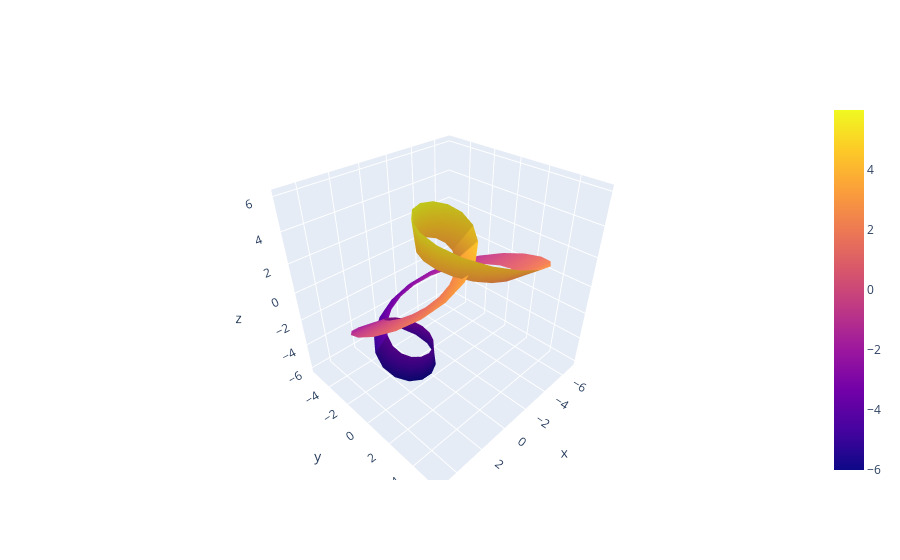

This figure's notebook cell:
### Code cell
from silkpy.surface.draw import draw_surface_plotly

if surf_choice=='cylindrical':
    R = 1.0
    s = ParametricSurface([R*cos(u), R*sin(u), v], [u, v])
elif surf_choice=='cone':
    w = float(pi) / 4
    s = ParametricSurface([v*cos(u), v*sin(u), v*cot(w)], [u, v])
    draw_surface_plotly(s, domain=[(-2*float(pi), 2*float(pi)), (4, 6)])

### Figure 1 — Plotly figure (JSON) as saved in the notebook; plotly's stock layout.template omitted (floating-point values rounded to 4 significant figures; data arrays with more than 128 entries replaced by an {"elided": "..."} marker saying what was removed)
{"data": [{"type": "surface", "x": {"elided": "50x50 float values"}, "y": {"elided": "50x50 float values"}, "z": {"elided": "50x50 float values"}}], "layout": {"scene": {"aspectmode": "data", "aspectratio": {"x": 1, "y": 1, "z": 1}}}}
